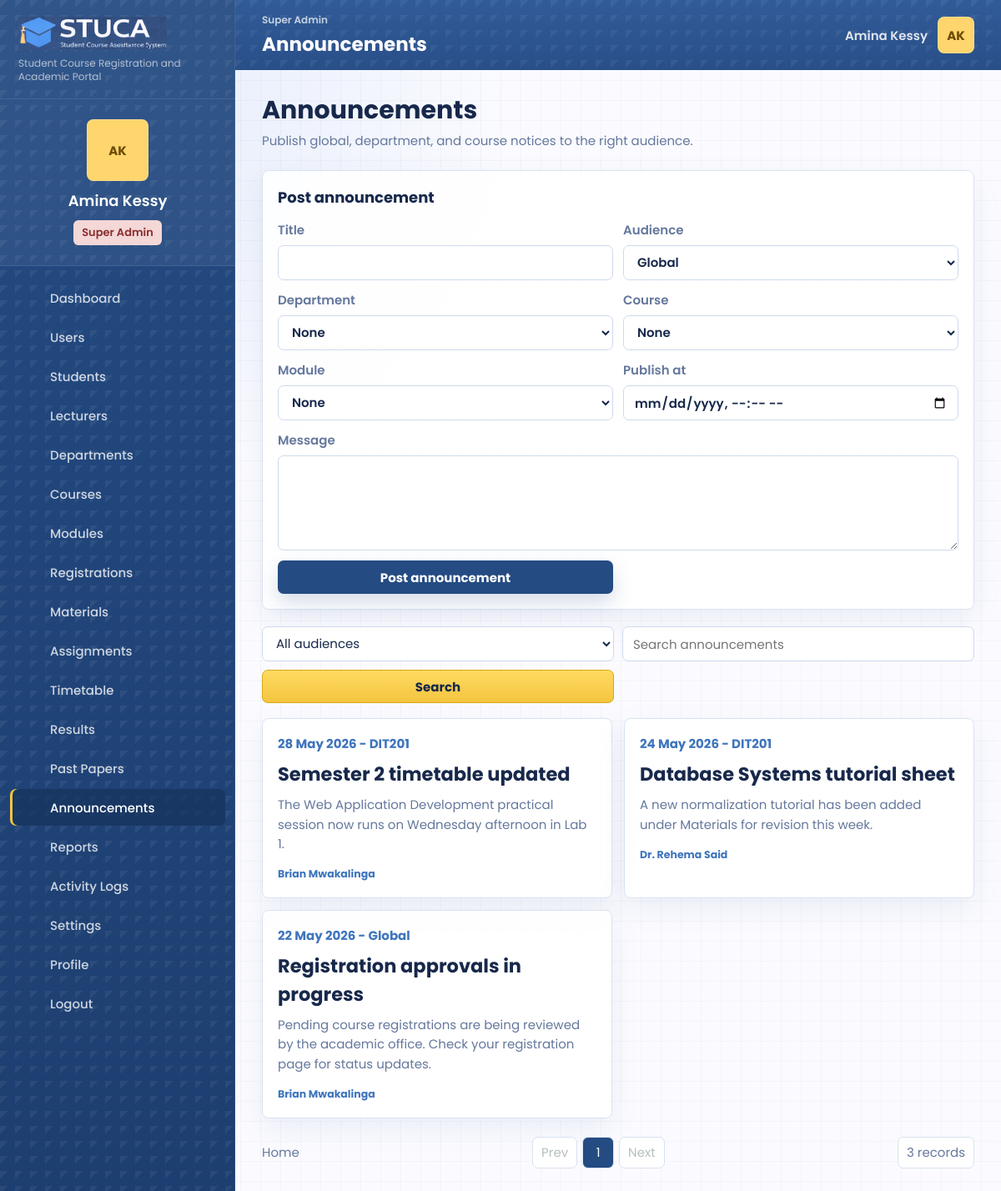
Screenshot of /announcements.php (signed in) with the database file from the repository.
### tables this page shows
CREATE TABLE users (
    id INT UNSIGNED AUTO_INCREMENT PRIMARY KEY,
    role_id INT UNSIGNED NOT NULL,
    department_id INT UNSIGNED NULL,
    name VARCHAR(140) NOT NULL,
    email VARCHAR(190) NOT NULL UNIQUE,
    password_hash VARCHAR(255) NOT NULL,
    status ENUM('active', 'suspended') NOT NULL DEFAULT 'active',
    student_number VARCHAR(60) NULL UNIQUE,
    staff_number VARCHAR(60) NULL UNIQUE,
    phone VARCHAR(40) NULL,
    program VARCHAR(160) NULL,
    class_group VARCHAR(80) NULL,
    created_at TIMESTAMP DEFAULT CURRENT_TIMESTAMP,
    updated_at TIMESTAMP DEFAULT CURRENT_TIMESTAMP ON UPDATE CURRENT_TIMESTAMP,
    INDEX idx_users_role (role_id),
    INDEX idx_users_department (department_id),
    INDEX idx_users_status (status),
    CONSTRAINT fk_users_role FOREIGN KEY (role_id) REFERENCES roles(id),
    CONSTRAINT fk_users_department FOREIGN KEY (department_id) REFERENCES departments(id) ON DELETE SET NULL
);

CREATE TABLE announcements (
    id INT UNSIGNED AUTO_INCREMENT PRIMARY KEY,
    course_id INT UNSIGNED NULL,
    module_id INT UNSIGNED NULL,
    department_id INT UNSIGNED NULL,
    created_by INT UNSIGNED NULL,
    audience ENUM('global', 'department', 'course') NOT NULL DEFAULT 'global',
    title VARCHAR(190) NOT NULL,
    body TEXT NOT NULL,
    publish_at DATETIME NOT NULL DEFAULT CURRENT_TIMESTAMP,
    created_at TIMESTAMP DEFAULT CURRENT_TIMESTAMP,
    updated_at TIMESTAMP DEFAULT CURRENT_TIMESTAMP ON UPDATE CURRENT_TIMESTAMP,
    INDEX idx_announcements_audience (audience),
    INDEX idx_announcements_publish_at (publish_at),
    CONSTRAINT fk_announcements_course FOREIGN KEY (course_id) REFERENCES courses(id) ON DELETE CASCADE,
    CONSTRAINT fk_announcements_module FOREIGN KEY (module_id) REFERENCES modules(id) ON DELETE SET NULL,
    CONSTRAINT fk_announcements_department FOREIGN KEY (department_id) REFERENCES departments(id) ON DELETE CASCADE,
    CONSTRAINT fk_announcements_creator FOREIGN KEY (created_by) REFERENCES users(id) ON DELETE SET NULL
);

CREATE TABLE modules (
    id INT UNSIGNED AUTO_INCREMENT PRIMARY KEY,
    course_id INT UNSIGNED NOT NULL,
    semester_id INT UNSIGNED NULL,
    code VARCHAR(40) NOT NULL UNIQUE,
    title VARCHAR(190) NOT NULL,
    description TEXT NULL,
    credits TINYINT UNSIGNED NOT NULL DEFAULT 3,
    created_at TIMESTAMP DEFAULT CURRENT_TIMESTAMP,
    updated_at TIMESTAMP DEFAULT CURRENT_TIMESTAMP ON UPDATE CURRENT_TIMESTAMP,
    INDEX idx_modules_course (course_id),
    INDEX idx_modules_semester (semester_id),
    CONSTRAINT fk_modules_course FOREIGN KEY (course_id) REFERENCES courses(id) ON DELETE CASCADE,
    CONSTRAINT fk_modules_semester FOREIGN KEY (semester_id) REFERENCES semesters(id) ON DELETE SET NULL
);

### public/announcements.php (the view, shortened to what the rows shown need)
<?php
require dirname(__DIR__) . '/app/bootstrap.php';
$repo = repository();
$user = current_user();
$modules = $repo->getModuleOptions();
$filters = [
    'class_group' => request_value('class_group'),
    'audience' => request_value('audience'),
    'search' => request_value('search'),
];
$announcements = $repo->getAnnouncements($filters, $user);
$pagination = paginate($announcements, (int) request_value('page', '1'), app_config('items_per_page'));
page_start('Announcements', 'announcements');
?>
<section class="page-title-row">
    <div>
        <h2>Announcements</h2>
    </div>
</section>
<?php if (in_array($user['role'], ['super_admin', 'admin', 'department_head', 'lecturer'], true)): ?>
<section class="panel compact">
    <div class="panel-heading"><h2>Post announcement</h2></div>
</section>
<?php endif; ?>
<section class="announcement-grid full">
    <?php foreach ($pagination['items'] as $announcement): ?>
        <article class="announcement-card panel">
            <span><?= e(display_date($announcement['date_posted'])) ?> - <?= e($announcement['class_group']) ?></span>
            <h2><?= e($announcement['title']) ?></h2>
            <p><?= e($announcement['body']) ?></p>
            <small><?= e($announcement['author']) ?></small>
        </article>
    <?php endforeach; ?>
</section>
<?php
pagination_controls($pagination);
page_end();

### app/includes/layout.php (shortened to what the rows shown need)
<?php
function page_start(string $title, string $active): void
{
    $user = current_user();
    if ($user && !empty($user['email'])) {
        $freshUser = repository()->findUserByEmail($user['email']);
        if ($freshUser) {
            unset($freshUser['password_hash']);
            $user = $freshUser;
        }
    }
    $displayName = $user['name'] ?? 'Guest';
    $role = role_label($user['role'] ?? null);
    ?>
    <!doctype html>
    <html lang="en">
    <head>
        <link rel="stylesheet" href="assets/css/styles.css?v=20260601-workflow">
    </head>
    <body class="page-<?= e($active) ?>">
        <aside class="sidebar" id="sidebar">
            <div class="profile-card">
                <div class="avatar-initials"><?= e(initials($displayName)) ?></div>
                <strong><?= e($displayName) ?></strong>
                <span class="role-pill <?= e(role_badge_class($user['role'] ?? null)) ?>"><?= e($role) ?></span>
            </div>
        </aside>
        <div class="app-shell">
            <header class="topbar">
                <div>
                    <h1><?= e($title) ?></h1>
                </div>
                <div class="topbar-user">
                    <span class="topbar-name"><?= e($displayName) ?></span>
                    <a class="avatar-initials tiny" href="profile.php" aria-label="Open profile"><?= e(initials($displayName)) ?></a>
                </div>
            </header>
            <main class="content" id="content">
    <?php
}
function page_end(): void
{
    ?>
            </main>
        </div>
    </body>
    </html>
    <?php
}
function pagination_controls(array $pagination): void
{
    $page = $pagination['page'];
    $pages = $pagination['pages'];
    ?>
    <div class="pagination">
        <a class="home-link" href="dashboard.php">Home</a>
        <div class="page-links">
            <a class="<?= $page <= 1 ? 'disabled' : '' ?>" href="?<?= e(build_query(['page' => max(1, $page - 1)])) ?>">Prev</a>
            <?php for ($i = 1; $i <= $pages; $i++): ?>
                <a class="<?= $page === $i ? 'current' : '' ?>" href="?<?= e(build_query(['page' => $i])) ?>"><?= e($i) ?></a>
            <?php endfor; ?>
            <a class="<?= $page >= $pages ? 'disabled' : '' ?>" href="?<?= e(build_query(['page' => min($pages, $page + 1)])) ?>">Next</a>
        </div>
        <span><?= e((string) $pagination['total']) ?> records</span>
    </div>
    <?php
}
    ?>

### rows the page displays
users: name "AK", name "Amina Kessy"
announcements: publish_at "28 May 2026", class_group "DIT201", title "Semester 2 timetable updated", body "The Web Application Development practical session now runs on Wednesday afternoon in Lab 1.", created_by.name "Brian Mwakalinga"
announcements: publish_at "24 May 2026", class_group "DIT201", title "Database Systems tutorial sheet", body "A new normalization tutorial has been added under Materials for revision this week.", created_by.name "Dr. Rehema Said"
announcements: publish_at "22 May 2026", class_group "Global", title "Registration approvals in progress", body "Pending course registrations are being reviewed by the academic office. Check your registration page for status updates.", created_by.name "Brian Mwakalinga"
modules: id "3"

### other values shown
$config['app_subtitle'] "Student Course Registration and Academic Portal"
$role "Super Admin"
$item['label'] "Dashboard"
$item['label'] "Users"
$item['label'] "Students"
$item['label'] "Lecturers"
$item['label'] "Departments"
$item['label'] "Courses"
$item['label'] "Modules"
$item['label'] "Registrations"
$item['label'] "Materials"
$item['label'] "Assignments"
$item['label'] "Timetable"
$item['label'] "Results"
$item['label'] "Past Papers"
